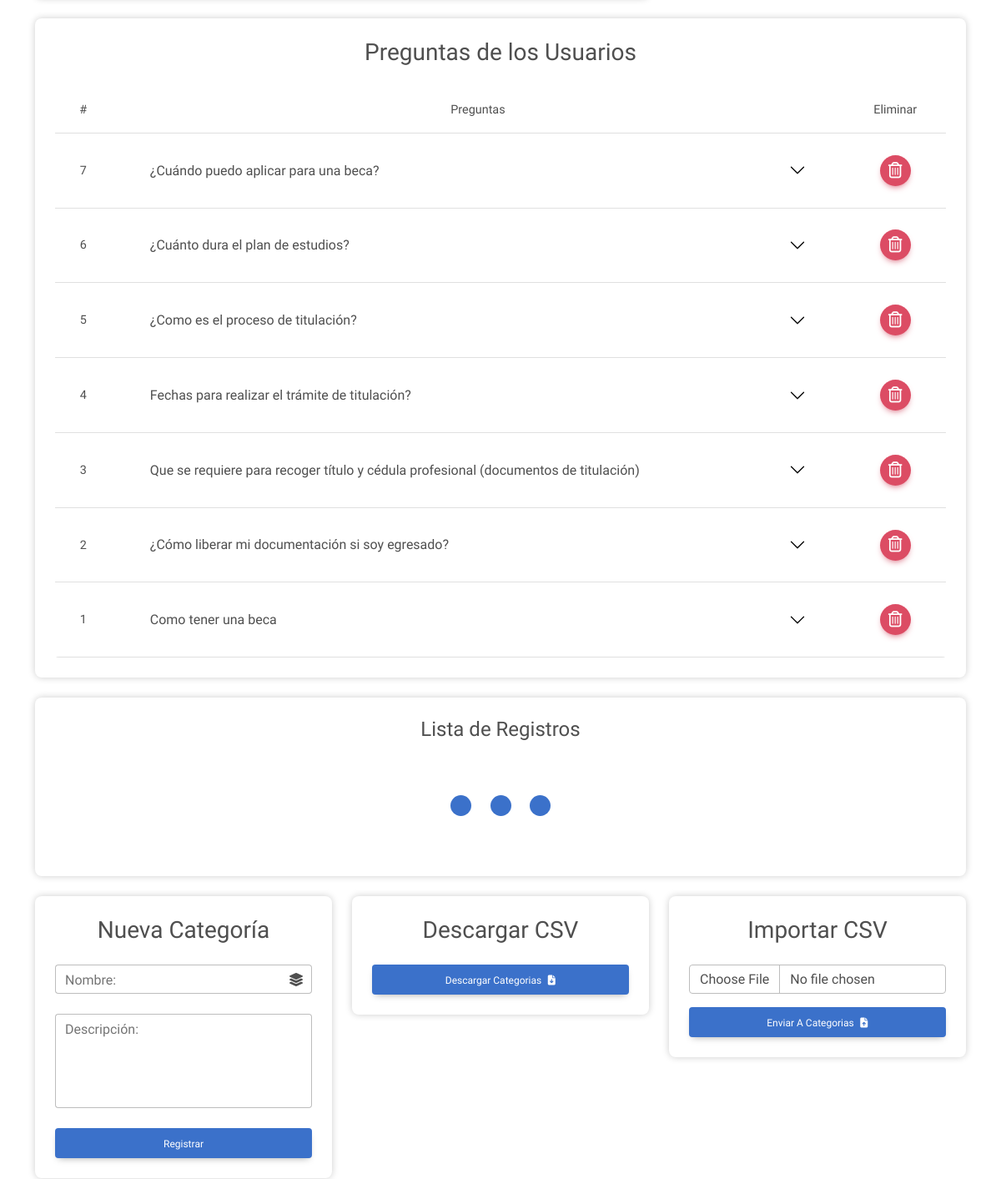
Page /administracion/base_de_datos/ (signed in, middle part) on the earlier database version.
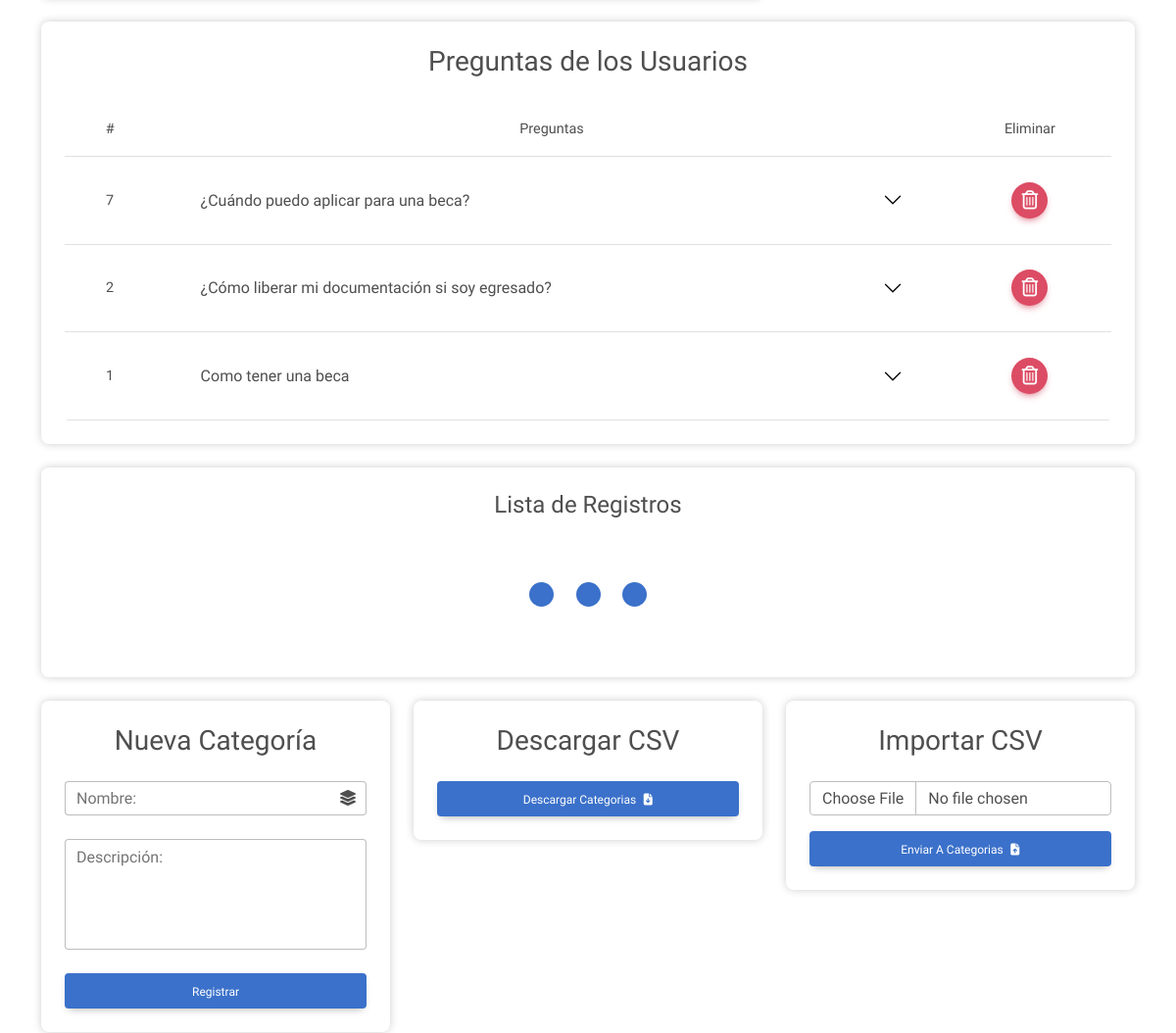
Same page on the later database version.
### cross_asistent/models.py (models this page shows)
class Preguntas(models.Model):
    pregunta = models.CharField(max_length=150)
    descripcion = models.TextField(blank=True)
    fecha = models.DateTimeField(auto_now_add=True)

### cross_asistent/views.py (the view)
# urls.py: path('administracion/base_de_datos/', views.database_page, name='database_page'),
@login_required
@never_cache
def database_page(request):
    context = { 'active_page':'database','pages':functions.pages, 'preguntas_sending':questions_all, 'categorias':categoriasFilter, 'categoriasall':categoriasall }
    return render(request, 'admin/database.html', context)

### cross_asistent/templates/admin/database.html (shortened to what this page needs)
{% extends 'base/widget.html' %}
{% load static %}
{% block extra_head %}
<link rel="stylesheet" href="https://cdn.datatables.net/1.13.1/css/dataTables.bootstrap5.min.css" />
{% endblock %}
{% block content %}
<main class="container container-fluid py-5 {% if not user.is_authenticated %}main_container{% endif %}">
    <div class="row">
        <section class="col-lg-8">
        </section>
        <section class="col-lg-4">
        </section>
        <section class="mb-4" id="preguntasEnviadas">
            <div class="card">
                <div class="card-body">
                    <h3 class="text-center mb-4">Preguntas de los Usuarios</h3>
                    {% if preguntas_sending %}
                    <div class="table-responsive rounded" id="table-container">
                        <table class="table table_odd align-middle m-0">
                            <thead>
                                <tr class="text-center">
                                    <th class="d-none d-md-table-cell">#</th>
                                    <th>Preguntas</th>
                                    <th>Eliminar</th>
                                </tr>
                            </thead>
                            <tbody>
                                {% for question in preguntas_sending %}
                                <tr class="results_item table_odd_items">
                                    <td class="text-center d-none d-md-table-cell">{{question.id}}</td>
                                    <td>
                                        <div class="accordion accordion-borderless" id="questionList">
                                            <div class="accordion-item">
                                                <h2 class="accordion-header" id="heading_{{question.id}}">
                                                    <div data-mdb-collapse-init class="accordion-button collapsed" type="button" data-mdb-toggle="collapse"
                                                        data-mdb-target="#collapse_{{question.id}}" aria-expanded="false"
                                                        aria-controls="collapse_{{question.id}}">
                                                        {{question.pregunta}}
                                                    </div>
                                                </h2>
                                            </div>
                                        </div>
                                    </td>
                                    <td>
                                        <div class="d-flex justify-content-center align-items-center">
                                            <form method="post" action="{% url 'question_deleted' %}" data-submit-form>
                                                <button title="Editar Usuario" type="submit" class="btn btn-floating btn-danger">
                                                    <i class="fa-regular fa-trash-can fs-12"></i>
                                                </button>
                                            </form>
                                        </div>
                                    </td>
                                </tr>
                                {% endfor %}
                            </tbody>
                        </table>
                    </div>
                    {% else %}
                    <div class="text-center">
                        <p class="lead m-0">No hay preguntas por el momento.</p>
                    </div>
                    {% endif %}
                </div>
        </section>
        <section>
            <div class="card mb-4">
                <div class="card-body text-center">
                    <h4 class="mb-3">Lista de Registros</h4>
                    <div class="d-flex flex-column align-items-center" data-table-load="tbodyDatabase">
                        <div class="pulse-container my-5">
                            <div class="pulse-bubble bg_detail pulse-bubble-1"></div>
                            <div class="pulse-bubble bg_detail pulse-bubble-2"></div>
                            <div class="pulse-bubble bg_detail pulse-bubble-3"></div>
                        </div>
                    </div>
                </div>
            </div>
        </section>
        {% if user.is_staff %}
        <section class="col-lg-4">
            <div class="card mb-4">
                <div class="card-body">
                    <h3 class="text-center mb-4">Nueva Categoría</h3>
                    <form method="post" action="{% url 'categorias_create' %}" data-submit-form id="categoriasForm" autocomplete="off">
                        <div class="form-outline mb-4" data-mdb-input-init>
                            <i class="fa-solid fa-layer-group trailing"></i>
                            <input type="text" id="categoria" name="categoria" class="form-control form-icon-trailing" required />
                            <label class="form-label" for="categoria">Nombre:</label>
                        </div>
                        <div class="form-outline mb-4" data-mdb-input-init>
                            <textarea class="form-control" id="descripcion" name="descripcion" rows="4" required></textarea>
                            <label for="descripcion" class="form-label">Descripción:</label>
                        </div>
                        <button type="submit" class="btn btn_detail btn-block">Registrar</button>
                    </form>
                </div>
            </div>
        </section>
        <section class="col-lg-4">
            <div class="card mb-4">
                <div class="card-body">
                    <h3 class="text-center mb-4">Descargar CSV</h3>
                    <form action="{% url 'export_categorias' %}" method="get">
                        <button type="submit" class="btn btn_detail btn-block">
                            Descargar Categorias <i class="fa-solid fa-file-arrow-down ms-1"></i>
                        </button>
                    </form>
                </div>
            </div>
        </section>
        <section class="col-lg-4">
            <div class="card mb-4">
                <div class="card-body">
                    <h3 class="text-center mb-4">Importar CSV</h3>
                    <form method="POST" enctype="multipart/form-data" action="{% url 'import_categorias' %}" data-submit-form>
                        <div class="mb-3">
                            <input type="file" name="file" accept=".csv" class="form-control">
                        </div>
                        <button type="submit" class="btn btn_detail btn-block">
                            Enviar a Categorias <i class="fa-solid fa-file-arrow-up ms-1"></i>
                        </button>
                    </form>
                </div>
            </div>
        </section>
        {% endif %}
    </div>
</main>
{% endblock %}

### cross_asistent/templates/base/widget.html (shortened to what this page needs)
{% load static %}
<!DOCTYPE html>
<html lang="es" data-mdb-theme="light">
<head>
    {% block extra_head %}{% endblock %}
    <link rel="stylesheet" href="{% static 'css/mdb_fontawesome.min.css' %}" />
    <link rel="stylesheet" href="{% static 'css/styles.min.css' %}" />
</head>
<body>
    {% block content %}{% endblock %}
</body>
</html>

### cross_asistent/templates/base/widget_links-admin.html (shortened to what this page needs)
{% load static %}

Differences in the rows shown:
removed Preguntas: id "6", pregunta "¿Cuánto dura el plan de estudios?"
removed Preguntas: id "5", pregunta "¿Como es el proceso de titulación?"
removed Preguntas: id "4", pregunta "Fechas para realizar el trámite de titulación?"
removed Preguntas: id "3", pregunta "Que se requiere para recoger título y cédula profesional (documentos de titulación)"
